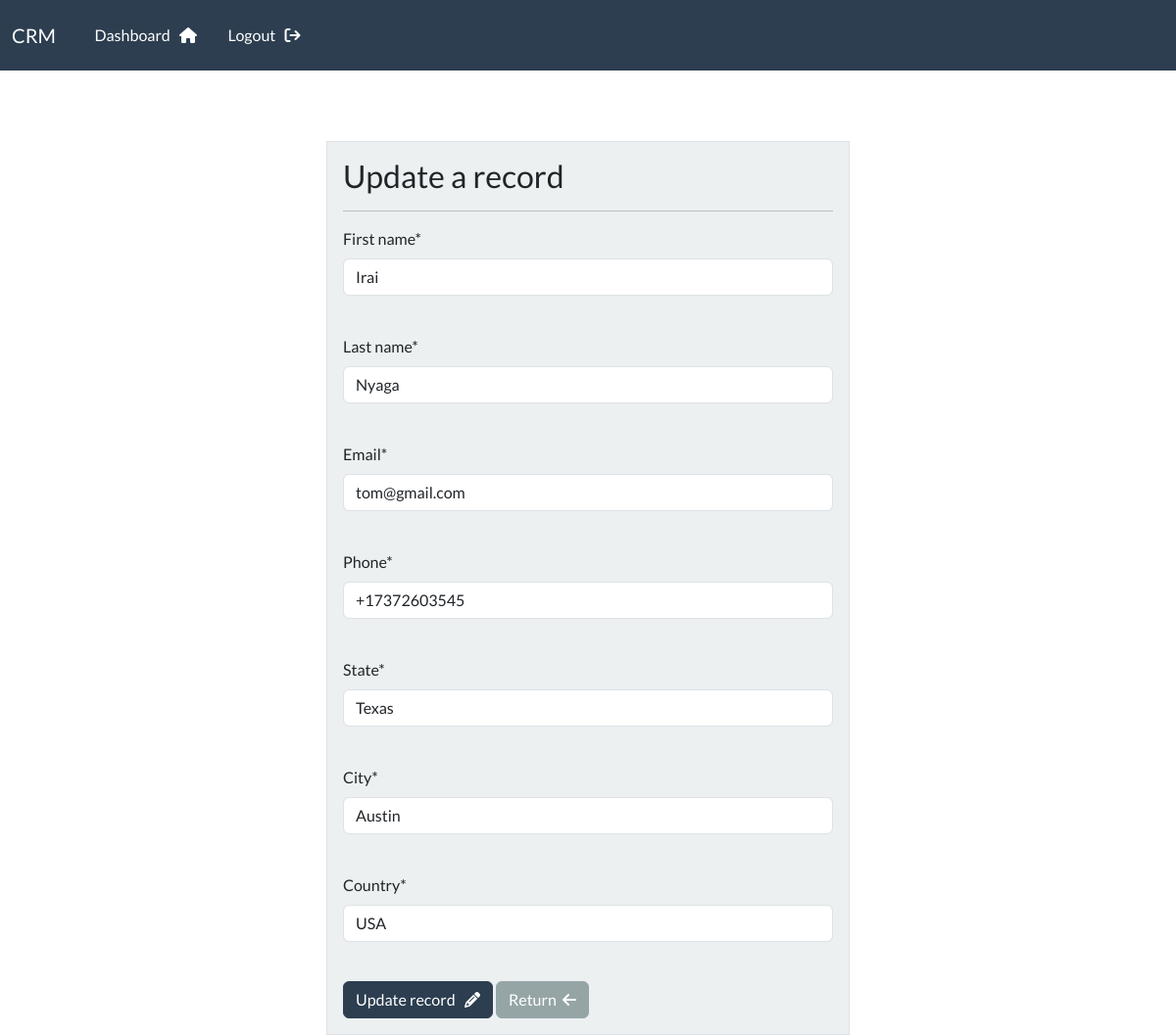
Page /update-record/1/ (signed in) on the committed database.
### webapp/models.py (models this page shows, shortened)
class Record(models.Model):
    creation_date = models.DateTimeField(auto_now_add=True)
    first_name = models.CharField(max_length=100)
    last_name = models.CharField(max_length=100)
    email = models.CharField(max_length=255)
    phone = models.CharField(max_length=20)
    state = models.CharField(max_length=200)
    city = models.CharField(max_length=255)
    country = models.CharField(max_length=100)

### webapp/views.py (the view)
# urls.py: path('update-record/<int:pk>/', views.update_record, name="update-record"),
@login_required(login_url="login")
def update_record(request, pk):
    record = Record.objects.get(id=pk)
    form = UpdateRecordForm(instance=record)
    context = {
        'form': form,
        }  # Define context outside the if block
    if request.method == 'POST':
        form = UpdateRecordForm(instance=record, data=request.POST)
        if form.is_valid():
            form.save()
            messages.success(request,"Your record was updated!")
            return redirect('dashboard')
    return render(request, 'webapp/update-record.html', context)

### webapp/forms.py
class UpdateRecordForm(forms.ModelForm):
    class Meta:
        model = Record
        fields = ['first_name', 'last_name', 'email', 'phone','state','city','country']

### webapp/templates/webapp/update-record.html (shortened to what this page needs)
{% extends 'webapp/base.html'%}
{% load crispy_forms_tags %}
{% block content %}
<div class="container ">
    <div class="row mt-5">
     <div class="col-md-6 offset-md-3">
         <div class="border p-3 bg-light">
             <h3> Update a record </h3>
             <hr>
             <form method="POST">
                 {{form.first_name|as_crispy_field }}
                 <br>
                 {{form.last_name|as_crispy_field }}
                 <br>
                 {{form.email|as_crispy_field}}
                 <br>
                 {{form.phone|as_crispy_field}}
                 <br>
                 {{form.state|as_crispy_field}}
                 <br>
                 {{form.city|as_crispy_field}}
                 <br>
                 {{form.country|as_crispy_field}}
                 <br>
             <button type="submit" class="btn btn-primary "> Update record &nbsp; <i class="fa-solid fa-pencil"></i> </button>
             <a href="{% url 'dashboard' %}" class="btn btn-secondary">Return &nbsp;<i class="fa-solid fa-arrow-left"></i> </a>
         </form>
         </div>
     </div>
    </div>
 </div>
{% endblock %}

### rows in the picture
Record: first_name "Irai", last_name "Nyaga", email "tom@gmail.com", phone "+17372603545", state "Texas", city "Austin", country "USA"
